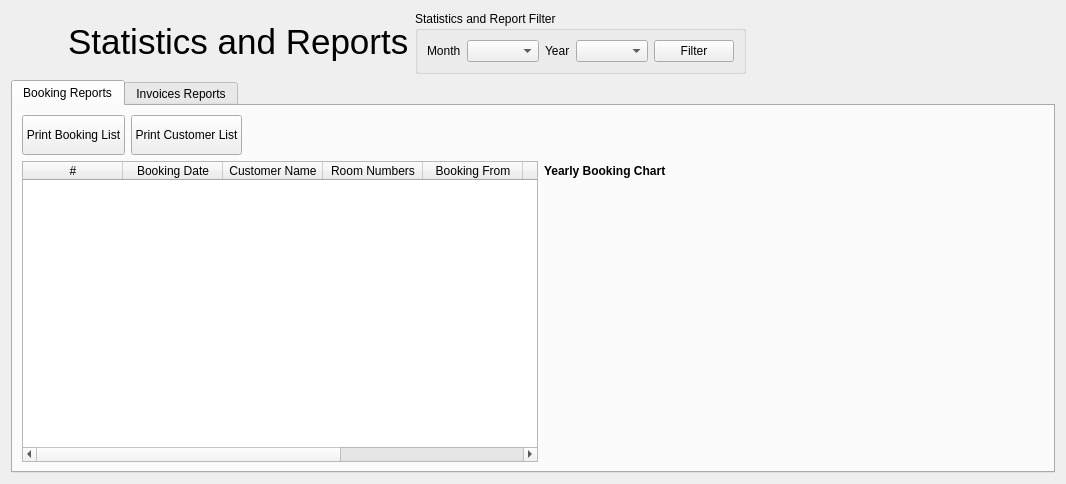
<?xml version="1.0" encoding="UTF-8"?>
<ui version="4.0">
 <class>Stats</class>
 <widget class="QWidget" name="Stats">
  <property name="geometry">
   <rect>
    <x>0</x>
    <y>0</y>
    <width>1066</width>
    <height>484</height>
   </rect>
  </property>
  <property name="windowTitle">
   <string>Form</string>
  </property>
  <layout class="QVBoxLayout" name="verticalLayout_3">
   <item>
    <layout class="QHBoxLayout" name="horizontalLayout">
     <item>
      <widget class="QLabel" name="label">
       <property name="sizePolicy">
        <sizepolicy hsizetype="Fixed" vsizetype="Fixed">
         <horstretch>0</horstretch>
         <verstretch>0</verstretch>
        </sizepolicy>
       </property>
       <property name="minimumSize">
        <size>
         <width>51</width>
         <height>51</height>
        </size>
       </property>
       <property name="text">
        <string/>
       </property>
       <property name="pixmap">
        <pixmap resource="bill_master_resources.qrc">:/icons/icons/stats_lg.png</pixmap>
       </property>
       <property name="scaledContents">
        <bool>false</bool>
       </property>
      </widget>
     </item>
     <item>
      <widget class="QLabel" name="label_2">
       <property name="sizePolicy">
        <sizepolicy hsizetype="Fixed" vsizetype="Fixed">
         <horstretch>0</horstretch>
         <verstretch>0</verstretch>
        </sizepolicy>
       </property>
       <property name="font">
        <font>
         <pointsize>26</pointsize>
        </font>
       </property>
       <property name="text">
        <string>Statistics and Reports</string>
       </property>
      </widget>
     </item>
     <item>
      <widget class="QGroupBox" name="groupBox">
       <property name="title">
        <string>Statistics and Report Filter</string>
       </property>
       <layout class="QVBoxLayout" name="verticalLayout">
        <item>
         <layout class="QGridLayout" name="gridLayout">
          <item row="0" column="0">
           <widget class="QLabel" name="label_3">
            <property name="text">
             <string>Month</string>
            </property>
           </widget>
          </item>
          <item row="0" column="1">
           <widget class="QComboBox" name="month"/>
          </item>
          <item row="0" column="2">
           <widget class="QLabel" name="label_4">
            <property name="text">
             <string>Year</string>
            </property>
           </widget>
          </item>
          <item row="0" column="3">
           <widget class="QComboBox" name="year"/>
          </item>
          <item row="0" column="4">
           <widget class="QPushButton" name="filterBtn">
            <property name="text">
             <string>Filter</string>
            </property>
           </widget>
          </item>
         </layout>
        </item>
       </layout>
      </widget>
     </item>
     <item>
      <spacer name="horizontalSpacer">
       <property name="orientation">
        <enum>Qt::Horizontal</enum>
       </property>
       <property name="sizeHint" stdset="0">
        <size>
         <width>13</width>
         <height>61</height>
        </size>
       </property>
      </spacer>
     </item>
    </layout>
   </item>
   <item>
    <widget class="QTabWidget" name="tabWidget">
     <property name="currentIndex">
      <number>0</number>
     </property>
     <widget class="QWidget" name="tab">
      <attribute name="title">
       <string>Booking Reports</string>
      </attribute>
      <layout class="QVBoxLayout" name="verticalLayout_2">
       <item>
        <layout class="QGridLayout" name="gridLayout_2">
         <item row="0" column="0">
          <widget class="QPushButton" name="printBookingList">
           <property name="minimumSize">
            <size>
             <width>0</width>
             <height>40</height>
            </size>
           </property>
           <property name="text">
            <string>Print Booking List</string>
           </property>
           <property name="icon">
            <iconset resource="bill_master_resources.qrc">
             <normaloff>:/icons/icons/1433370007_vector_66_15.png</normaloff>:/icons/icons/1433370007_vector_66_15.png</iconset>
           </property>
          </widget>
         </item>
         <item row="0" column="1">
          <widget class="QPushButton" name="printCustomerList">
           <property name="minimumSize">
            <size>
             <width>0</width>
             <height>40</height>
            </size>
           </property>
           <property name="text">
            <string>Print Customer List</string>
           </property>
           <property name="icon">
            <iconset resource="bill_master_resources.qrc">
             <normaloff>:/icons/icons/1433370007_vector_66_15.png</normaloff>:/icons/icons/1433370007_vector_66_15.png</iconset>
           </property>
          </widget>
         </item>
         <item row="0" column="2">
          <spacer name="horizontalSpacer_2">
           <property name="orientation">
            <enum>Qt::Horizontal</enum>
           </property>
           <property name="sizeHint" stdset="0">
            <size>
             <width>40</width>
             <height>20</height>
            </size>
           </property>
          </spacer>
         </item>
        </layout>
       </item>
       <item>
        <layout class="QHBoxLayout" name="horizontalLayout_2">
         <item>
          <widget class="QTableWidget" name="bookingTable">
           <property name="editTriggers">
            <set>QAbstractItemView::NoEditTriggers</set>
           </property>
           <property name="selectionMode">
            <enum>QAbstractItemView::NoSelection</enum>
           </property>
           <attribute name="verticalHeaderVisible">
            <bool>false</bool>
           </attribute>
           <column>
            <property name="text">
             <string>#</string>
            </property>
           </column>
           <column>
            <property name="text">
             <string>Booking Date</string>
            </property>
           </column>
           <column>
            <property name="text">
             <string>Customer Name</string>
            </property>
           </column>
           <column>
            <property name="text">
             <string>Room Numbers</string>
            </property>
           </column>
           <column>
            <property name="text">
             <string>Booking From</string>
            </property>
           </column>
           <column>
            <property name="text">
             <string>Booking To</string>
            </property>
           </column>
           <column>
            <property name="text">
             <string>Reg.Serial</string>
            </property>
           </column>
           <column>
            <property name="text">
             <string>No.of Persons</string>
            </property>
           </column>
          </widget>
         </item>
         <item>
          <layout class="QGridLayout" name="gridLayout_3">
           <item row="0" column="0">
            <widget class="QLabel" name="label_5">
             <property name="sizePolicy">
              <sizepolicy hsizetype="Minimum" vsizetype="Minimum">
               <horstretch>0</horstretch>
               <verstretch>0</verstretch>
              </sizepolicy>
             </property>
             <property name="minimumSize">
              <size>
               <width>0</width>
               <height>20</height>
              </size>
             </property>
             <property name="maximumSize">
              <size>
               <width>16777215</width>
               <height>20</height>
              </size>
             </property>
             <property name="font">
              <font>
               <weight>75</weight>
               <bold>true</bold>
              </font>
             </property>
             <property name="text">
              <string>Yearly Booking Chart</string>
             </property>
            </widget>
           </item>
           <item row="1" column="0">
            <widget class="QCustomPlot" name="customPlot" native="true">
             <property name="minimumSize">
              <size>
               <width>500</width>
               <height>0</height>
              </size>
             </property>
             <property name="maximumSize">
              <size>
               <width>500</width>
               <height>16777215</height>
              </size>
             </property>
            </widget>
           </item>
          </layout>
         </item>
        </layout>
       </item>
      </layout>
     </widget>
     <widget class="QWidget" name="tab_2">
      <attribute name="title">
       <string>Invoices Reports</string>
      </attribute>
      <layout class="QHBoxLayout" name="horizontalLayout_3">
       <item>
        <layout class="QGridLayout" name="gridLayout_8">
         <item row="0" column="0">
          <layout class="QGridLayout" name="gridLayout_7">
           <item row="0" column="0">
            <widget class="QPushButton" name="printInvoiceList">
             <property name="minimumSize">
              <size>
               <width>0</width>
               <height>40</height>
              </size>
             </property>
             <property name="text">
              <string>Print Invoice Lists</string>
             </property>
             <property name="icon">
              <iconset resource="bill_master_resources.qrc">
               <normaloff>:/icons/icons/1433370007_vector_66_15.png</normaloff>:/icons/icons/1433370007_vector_66_15.png</iconset>
             </property>
            </widget>
           </item>
           <item row="0" column="1">
            <spacer name="horizontalSpacer_3">
             <property name="orientation">
              <enum>Qt::Horizontal</enum>
             </property>
             <property name="sizeHint" stdset="0">
              <size>
               <width>40</width>
               <height>20</height>
              </size>
             </property>
            </spacer>
           </item>
          </layout>
         </item>
         <item row="1" column="0">
          <widget class="QTableWidget" name="invoiceTable">
           <property name="editTriggers">
            <set>QAbstractItemView::NoEditTriggers</set>
           </property>
           <attribute name="verticalHeaderVisible">
            <bool>false</bool>
           </attribute>
           <column>
            <property name="text">
             <string>#</string>
            </property>
           </column>
           <column>
            <property name="text">
             <string>Invoice Number</string>
            </property>
           </column>
           <column>
            <property name="text">
             <string>Invoice Date</string>
            </property>
           </column>
           <column>
            <property name="text">
             <string>Customer Name</string>
            </property>
           </column>
           <column>
            <property name="text">
             <string>Room Numbers</string>
            </property>
           </column>
           <column>
            <property name="text">
             <string>Lodging Invoice Amount</string>
            </property>
           </column>
           <column>
            <property name="text">
             <string>Fooding Invoice Amount</string>
            </property>
           </column>
           <column>
            <property name="text">
             <string>Total Amount</string>
            </property>
           </column>
           <column>
            <property name="text">
             <string>Payment Status</string>
            </property>
           </column>
          </widget>
         </item>
        </layout>
       </item>
       <item>
        <widget class="QGroupBox" name="groupBox_2">
         <property name="minimumSize">
          <size>
           <width>300</width>
           <height>0</height>
          </size>
         </property>
         <property name="maximumSize">
          <size>
           <width>300</width>
           <height>16777215</height>
          </size>
         </property>
         <property name="title">
          <string>Invocies Statistices</string>
         </property>
         <widget class="QWidget" name="">
          <property name="geometry">
           <rect>
            <x>6</x>
            <y>26</y>
            <width>291</width>
            <height>91</height>
           </rect>
          </property>
          <layout class="QGridLayout" name="gridLayout_6">
           <item row="0" column="0">
            <layout class="QGridLayout" name="gridLayout_4">
             <item row="0" column="0">
              <widget class="QLabel" name="label_7">
               <property name="minimumSize">
                <size>
                 <width>120</width>
                 <height>0</height>
                </size>
               </property>
               <property name="text">
                <string>Total Lodging Amount</string>
               </property>
               <property name="alignment">
                <set>Qt::AlignRight|Qt::AlignTrailing|Qt::AlignVCenter</set>
               </property>
              </widget>
             </item>
             <item row="0" column="1">
              <widget class="QLineEdit" name="lAmount">
               <property name="alignment">
                <set>Qt::AlignRight|Qt::AlignTrailing|Qt::AlignVCenter</set>
               </property>
               <property name="readOnly">
                <bool>true</bool>
               </property>
              </widget>
             </item>
             <item row="1" column="0">
              <widget class="QLabel" name="label_6">
               <property name="minimumSize">
                <size>
                 <width>120</width>
                 <height>0</height>
                </size>
               </property>
               <property name="text">
                <string>Total Food Amount</string>
               </property>
               <property name="alignment">
                <set>Qt::AlignRight|Qt::AlignTrailing|Qt::AlignVCenter</set>
               </property>
              </widget>
             </item>
             <item row="1" column="1">
              <widget class="QLineEdit" name="fAmount">
               <property name="alignment">
                <set>Qt::AlignRight|Qt::AlignTrailing|Qt::AlignVCenter</set>
               </property>
               <property name="readOnly">
                <bool>true</bool>
               </property>
              </widget>
             </item>
            </layout>
           </item>
           <item row="1" column="0">
            <widget class="Line" name="line">
             <property name="orientation">
              <enum>Qt::Horizontal</enum>
             </property>
            </widget>
           </item>
           <item row="2" column="0">
            <layout class="QGridLayout" name="gridLayout_5">
             <item row="0" column="0">
              <widget class="QLabel" name="label_8">
               <property name="minimumSize">
                <size>
                 <width>120</width>
                 <height>0</height>
                </size>
               </property>
               <property name="text">
                <string>Total</string>
               </property>
               <property name="alignment">
                <set>Qt::AlignRight|Qt::AlignTrailing|Qt::AlignVCenter</set>
               </property>
              </widget>
             </item>
             <item row="0" column="1">
              <widget class="QLineEdit" name="total">
               <property name="alignment">
                <set>Qt::AlignRight|Qt::AlignTrailing|Qt::AlignVCenter</set>
               </property>
               <property name="readOnly">
                <bool>true</bool>
               </property>
              </widget>
             </item>
            </layout>
           </item>
          </layout>
         </widget>
        </widget>
       </item>
      </layout>
     </widget>
    </widget>
   </item>
  </layout>
 </widget>
 <customwidgets>
  <customwidget>
   <class>QCustomPlot</class>
   <extends>QWidget</extends>
   <header>qcustomplot.h</header>
   <container>1</container>
  </customwidget>
 </customwidgets>
 <resources>
  <include location="bill_master_resources.qrc"/>
 </resources>
 <connections/>
</ui>
